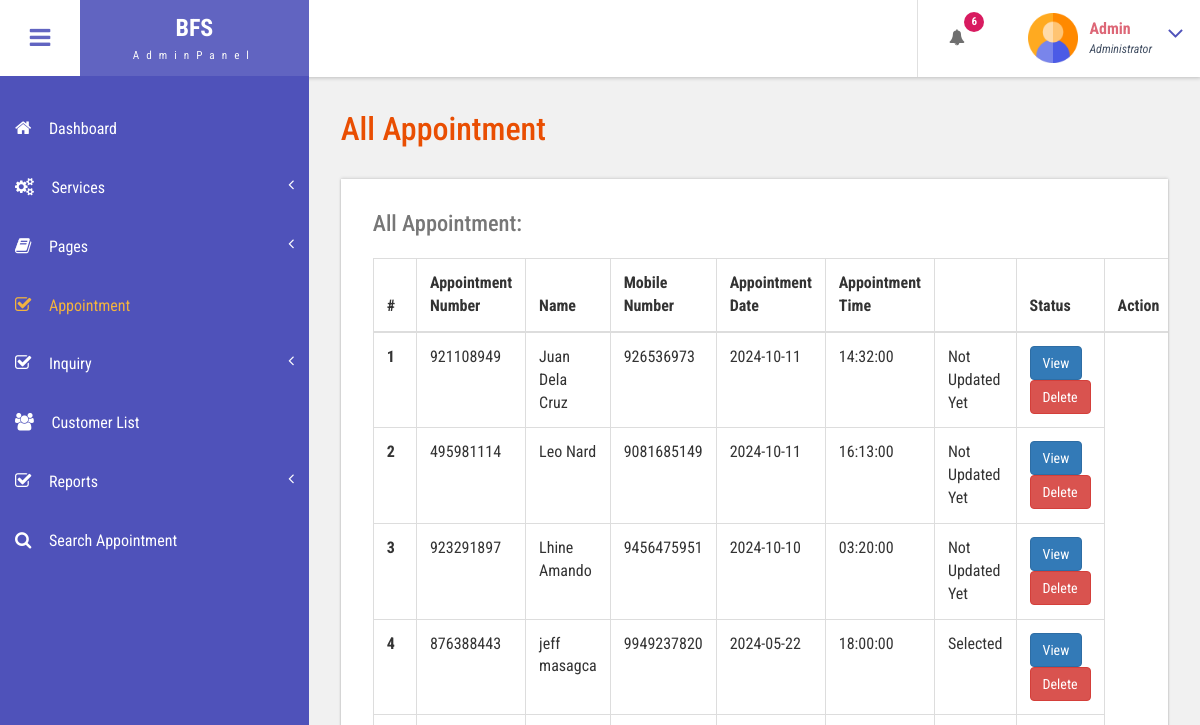
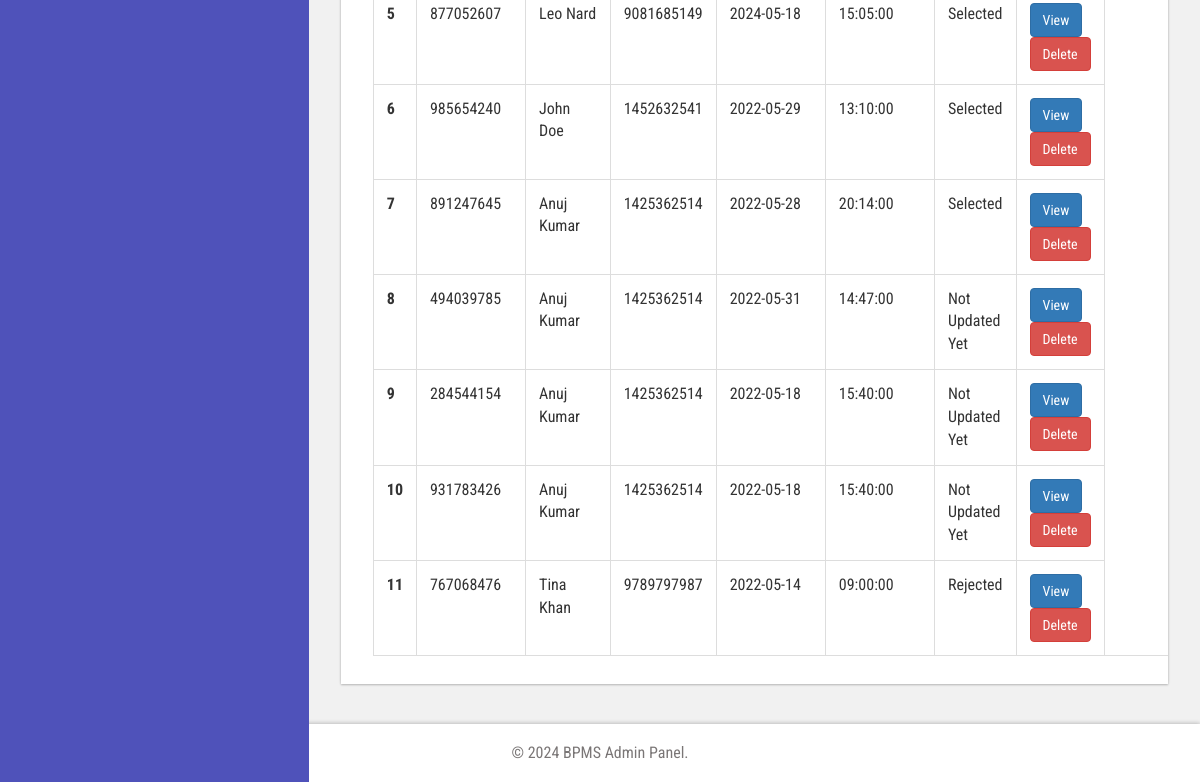
Before: /bfs/admin/all-appointment.php (signed in) with the older database file (2 pictures, top to bottom).
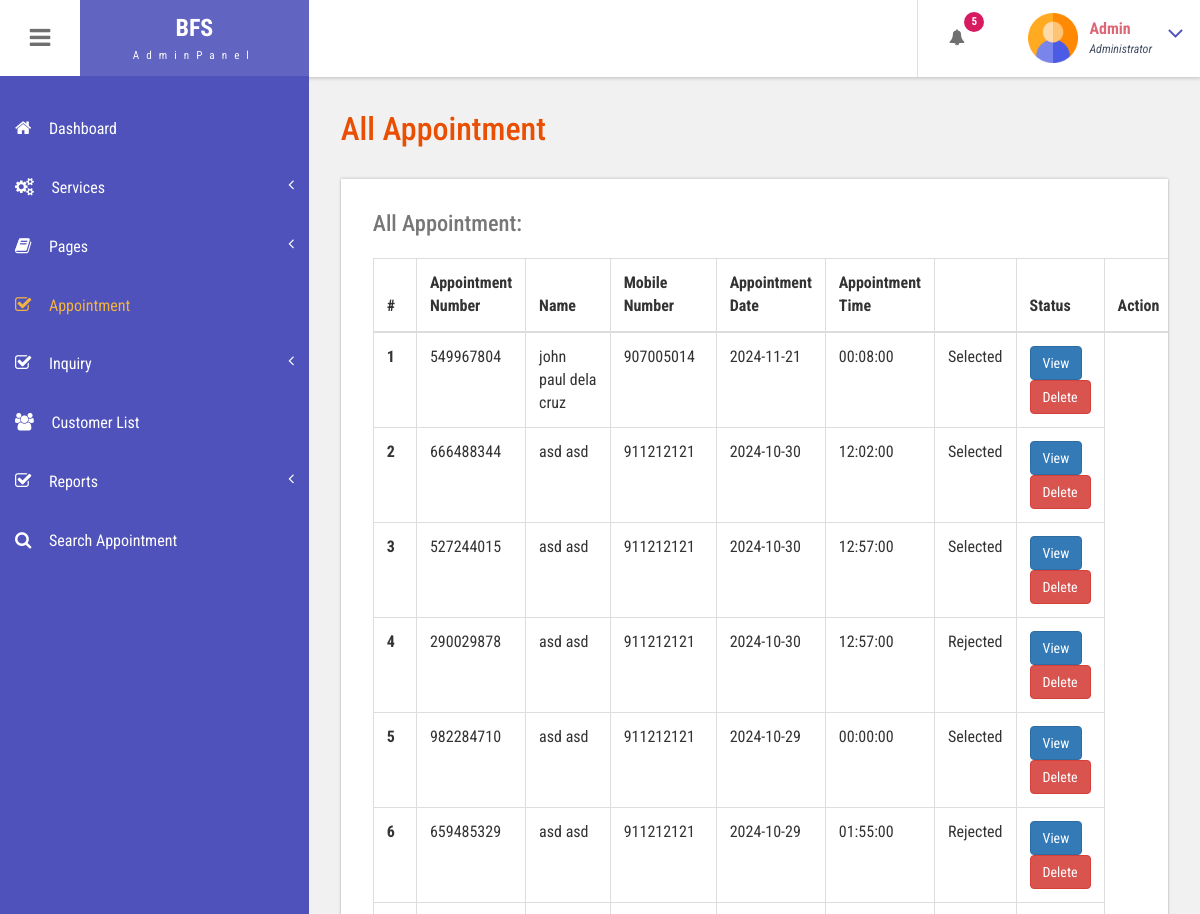
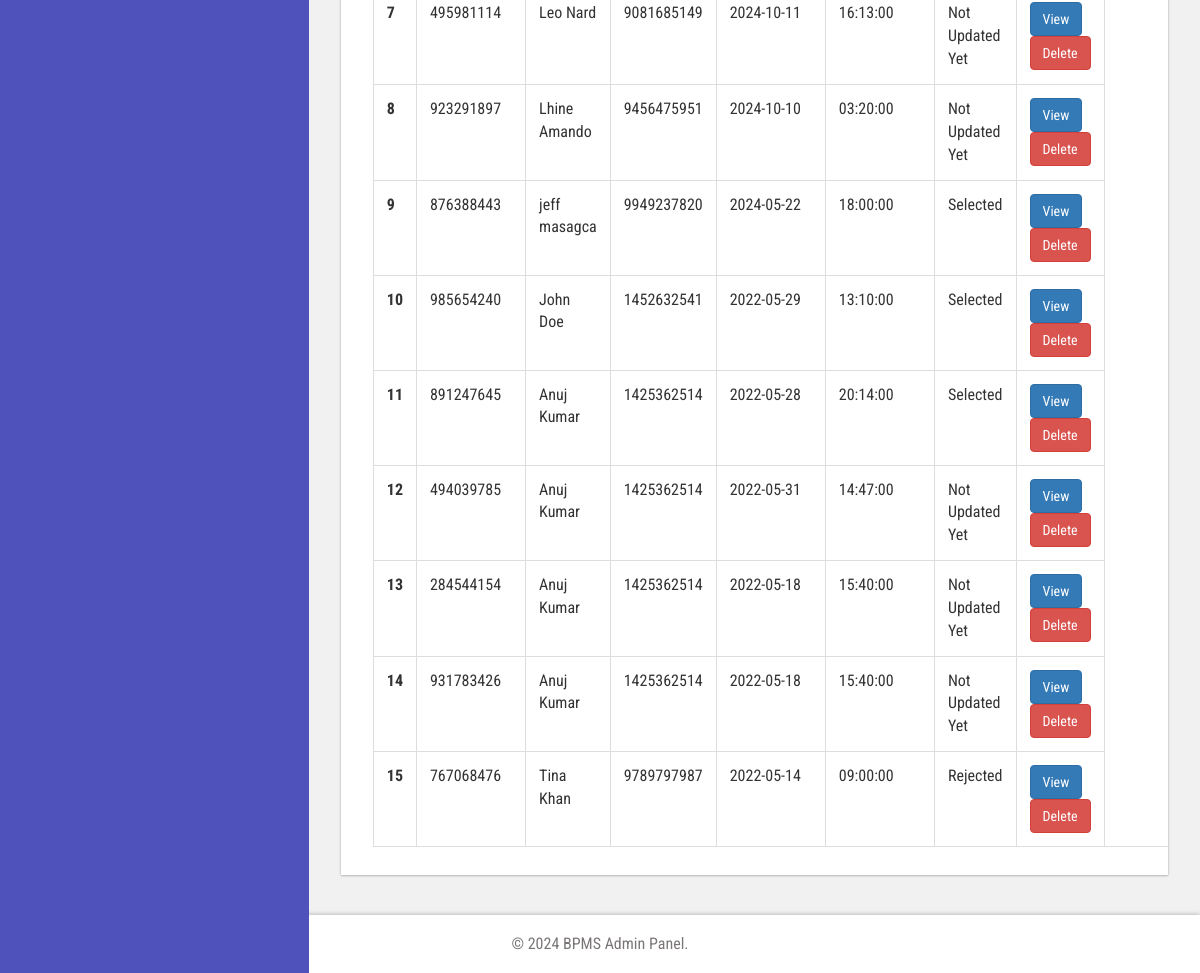
After: the same page with the newer database file (2 pictures, top to bottom).
### tables this page shows
CREATE TABLE `tblbook` (
  `ID` int(10) NOT NULL,
  `UserID` int(10) DEFAULT NULL,
  `AptNumber` int(10) DEFAULT NULL,
  `AptDate` date DEFAULT NULL,
  `AptTime` time DEFAULT NULL,
  `Service` varchar(50) NOT NULL,
  `Message` mediumtext DEFAULT NULL,
  `BookingDate` timestamp NULL DEFAULT current_timestamp(),
  `Remark` varchar(250) DEFAULT NULL,
  `Status` varchar(250) DEFAULT NULL,
  `RemarkDate` timestamp NULL DEFAULT NULL ON UPDATE current_timestamp()
);

CREATE TABLE `tbluser` (
  `ID` int(10) NOT NULL,
  `FirstName` varchar(120) DEFAULT NULL,
  `LastName` varchar(250) DEFAULT NULL,
  `MobileNumber` bigint(10) DEFAULT NULL,
  `Email` varchar(120) DEFAULT NULL,
  `Password` varchar(120) DEFAULT NULL,
  `account_activation_hash` varchar(64) DEFAULT NULL,
  `RegDate` timestamp NULL DEFAULT current_timestamp()
);

### bfs/admin/all-appointment.php (the view, shortened to what this page needs)
<?php
include('includes/dbconnection.php');
if (strlen($_SESSION['bpmsaid']==0)) {
  header('location:logout.php');
  } else{
  ?>
<!DOCTYPE HTML>
<html>
<head>
<link href="css/bootstrap.css" rel='stylesheet' type='text/css' />
<link href="css/style.css" rel='stylesheet' type='text/css' />
<link href="css/font-awesome.css" rel="stylesheet">
<link href="css/animate.css" rel="stylesheet" type="text/css" media="all">
<link href="css/custom.css" rel="stylesheet">
</head>
<body class="cbp-spmenu-push">
	<div class="main-content">
		 <?php include_once('includes/sidebar.php');?>
		 <?php include_once('includes/header.php');?>
		<div id="page-wrapper">
			<div class="main-page">
				<div class="tables">
					<h3 class="title1">All Appointment</h3>
					<div class="table-responsive bs-example widget-shadow">
						<h4>All Appointment:</h4>
						<table class="table table-bordered"> <thead> <tr> <th>#</th>
							<th> Appointment Number</th>
							<th>Name</th>
							<th>Mobile Number</th>
							<th>Appointment Date</th>
							<th>Appointment Time<th>
							<th>Status</th>
							<th>Action</th> </tr> </thead>
							<tbody>
							<?php
							$ret=mysqli_query($con,"SELECT tbluser.FirstName, tbluser.LastName, tbluser.Email, tbluser.MobileNumber, tblbook.ID as bid, tblbook.AptNumber, tblbook.AptDate, tblbook.AptTime, tblbook.Message, tblbook.BookingDate, tblbook.Status FROM tblbook JOIN tbluser ON tbluser.ID=tblbook.UserID ORDER BY tblbook.BookingDate DESC, tblbook.ID DESC");
							$cnt=1;
							while ($row=mysqli_fetch_array($ret)) {
							?>
						 <tr> <th scope="row"><?php echo $cnt;?></th>
						 	<td><?php  echo $row['AptNumber'];?></td>
						 	<td><?php  echo $row['FirstName'];?> <?php  echo $row['LastName'];?></td>
						 	<td><?php  echo $row['MobileNumber'];?></td>
						 	<td><?php  echo $row['AptDate'];?></td>
						 	<td><?php  echo $row['AptTime'];?></td>
						 	<?php if($row['Status']==""){ ?>
								<td class="font-w600"><?php echo "Not Updated Yet"; ?></td>
								<?php } else { ?>
									<td><?php  echo $row['Status'];?></td><?php } ?>
                <td>
								<a href="view-appointment.php?viewid=<?php echo $row['bid'];?>" class="btn btn-primary">View</a>
								<a href="all-appointment.php?delid=<?php echo $row['bid'];?>" class="btn btn-danger" onClick="return confirm('Are you sure you want to delete?')">Delete</a>
                </td>
							</tr>   <?php
$cnt=$cnt+1;
}?></tbody> </table>
					</div>
				</div>
			</div>
		</div>
		 <?php include_once('includes/footer.php');?>
	</div>
</body>
</html>
<?php }  ?>

### bfs/admin/includes/sidebar.php (shortened to what this page needs)
<div class=" sidebar" role="navigation">
          <div class="navbar-collapse">
      <nav class="cbp-spmenu cbp-spmenu-vertical cbp-spmenu-left" id="cbp-spmenu-s1">
        <ul class="nav" id="side-menu">
          <li>
            <a href="dashboard.php"><i class="fa fa-home nav_icon"></i>Dashboard</a>
          </li>
          <li>
            <a href="add-services.php"><i class="fa fa-cogs nav_icon"></i>Services<span class="fa arrow"></span> </a>
          </li>
          <li class="">
            <a href="about-us.php"><i class="fa fa-book nav_icon"></i>Pages <span class="fa arrow"></span></a>
          </li>
          <li>
            <a href="all-appointment.php"><i class="fa fa-check-square-o nav_icon"></i>Appointment</a>
          </li>
         <li>
            <a href="readenq.php"><i class="fa fa-check-square-o nav_icon"></i>Inquiry<span class="fa arrow"></span></a>
          </li>
           <li>
            <a href="customer-list.php" class="chart-nav"><i class="fa fa-users nav_icon"></i>Customer List</a>
          </li>
            <li>
            <a href="#"><i class="fa fa-check-square-o nav_icon"></i>Reports<span class="fa arrow"></span></a>
          </li>
          <li>
            <a href="search-appointment.php" class="chart-nav"><i class="fa fa-search nav_icon"></i>Search Appointment</a>
          </li>
        </ul>
      </nav>
    </div>
  </div>

### bfs/admin/includes/header.php (shortened to what this page needs)
<div class="sticky-header header-section ">
      <div class="header-left">
        <button id="showLeftPush"><i class="fa fa-bars"></i></button>
        <div class="logo">
          <a href="index.html">
            <h1>BFS</h1>
            <span>AdminPanel</span>
          </a>
        </div>
      </div>
      <div class="header-right">
        <div class="profile_details_left">
          <ul class="nofitications-dropdown">
            <?php
$ret1=mysqli_query($con,"select tbluser.FirstName,tbluser.LastName,tblbook.ID as bid,tblbook.AptNumber from tblbook join tbluser on tbluser.ID=tblbook.UserID where tblbook.Status is null");
$num=mysqli_num_rows($ret1);
?>
            <li class="dropdown head-dpdn">
              <a href="#" class="dropdown-toggle" data-toggle="dropdown" aria-expanded="false"><i class="fa fa-bell"></i><span class="badge blue"><?php echo $num;?></span></a>
            </li>
          </ul>
          <div class="clearfix"> </div>
        </div>
        <div class="profile_details">
        <?php
$adid=$_SESSION['bpmsaid'];
$ret=mysqli_query($con,"select AdminName from tbladmin where ID='$adid'");
$row=mysqli_fetch_array($ret);
$name=$row['AdminName'];
?>
          <ul>
            <li class="dropdown profile_details_drop">
              <a href="#" class="dropdown-toggle" data-toggle="dropdown" aria-expanded="false">
                <div class="profile_img">
                  <span class="prfil-img"><img src="images/admin.png" alt="" width="50" height="50"> </span>
                  <div class="user-name">
                    <p><?php echo $name; ?></p>
                    <span>Administrator</span>
                  </div>
                  <i class="fa fa-angle-down lnr"></i>
                  <div class="clearfix"></div>
                </div>
              </a>
            </li>
          </ul>
        </div>
      </div>
      <div class="clearfix"> </div>
    </div>

### bfs/admin/includes/footer.php
<div class="footer">
   <p>&copy; 2024 BPMS Admin Panel.</p>
</div>

### bfs/admin/css/custom.css (style rules this page uses)
#page-wrapper { padding:7em 2em 2.5em; background-color: #F1F1F1; }
.sidebar .arrow { float: right; }
.sidebar .fa.arrow:before { content: "\f104"; }

Changed rows visible on the page:
removed tblbook: AptNumber "921108949", UserID.FirstName "Juan", UserID.LastName "Dela Cruz", UserID.MobileNumber "926536973", AptDate "2024-10-11", AptTime "14:32:00", shows "Not Updated Yet"
removed tblbook: AptNumber "877052607", UserID.FirstName "Leo", UserID.LastName "Nard", UserID.MobileNumber "9081685149", AptDate "2024-05-18", AptTime "15:05:00", Status "Selected"
added tblbook: AptNumber "549967804", UserID.FirstName "john paul", UserID.LastName "dela cruz", UserID.MobileNumber "907005014", AptDate "2024-11-21", AptTime "00:08:00", Status "Selected"
added tblbook: AptNumber "666488344", UserID.FirstName "asd", UserID.LastName "asd", UserID.MobileNumber "911212121", AptDate "2024-10-30", AptTime "12:02:00", Status "Selected"
added tblbook: AptNumber "527244015", UserID.FirstName "asd", UserID.LastName "asd", UserID.MobileNumber "911212121", AptDate "2024-10-30", AptTime "12:57:00", Status "Selected"
added tblbook: AptNumber "290029878", UserID.FirstName "asd", UserID.LastName "asd", UserID.MobileNumber "911212121", AptDate "2024-10-30", AptTime "12:57:00", Status "Rejected"
added tblbook: AptNumber "982284710", UserID.FirstName "asd", UserID.LastName "asd", UserID.MobileNumber "911212121", AptDate "2024-10-29", AptTime "00:00:00", Status "Selected"
added tblbook: AptNumber "659485329", UserID.FirstName "asd", UserID.LastName "asd", UserID.MobileNumber "911212121", AptDate "2024-10-29", AptTime "01:55:00", Status "Rejected"
Other visible differences:
$num: "6" → "5"
